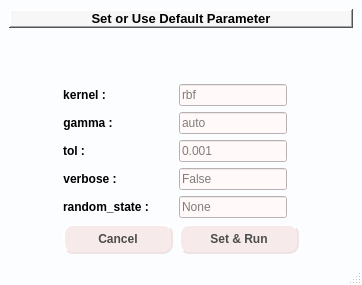
<?xml version="1.0" encoding="UTF-8"?>
<ui version="4.0">
 <class>FormSetParamSVC</class>
 <widget class="QMainWindow" name="FormSetParamSVC">
  <property name="geometry">
   <rect>
    <x>0</x>
    <y>0</y>
    <width>362</width>
    <height>285</height>
   </rect>
  </property>
  <property name="windowTitle">
   <string>SVC</string>
  </property>
  <property name="styleSheet">
   <string notr="true">QMainWindow{

background-color:#fcfdff;

}</string>
  </property>
  <widget class="QWidget" name="centralwidget">
   <layout class="QHBoxLayout" name="horizontalLayout">
    <item>
     <layout class="QVBoxLayout" name="verticalLayout_8">
      <item>
       <widget class="QLabel" name="label_10">
        <property name="font">
         <font>
          <pointsize>10</pointsize>
          <weight>75</weight>
          <italic>false</italic>
          <bold>true</bold>
          <underline>false</underline>
          <strikeout>false</strikeout>
         </font>
        </property>
        <property name="styleSheet">
         <string notr="true">QLabel{

background-color:#f7f7f7;
}</string>
        </property>
        <property name="frameShape">
         <enum>QFrame::WinPanel</enum>
        </property>
        <property name="frameShadow">
         <enum>QFrame::Raised</enum>
        </property>
        <property name="text">
         <string>Set or Use Default Parameter</string>
        </property>
        <property name="alignment">
         <set>Qt::AlignCenter</set>
        </property>
       </widget>
      </item>
      <item>
       <spacer name="verticalSpacer">
        <property name="orientation">
         <enum>Qt::Vertical</enum>
        </property>
        <property name="sizeHint" stdset="0">
         <size>
          <width>20</width>
          <height>40</height>
         </size>
        </property>
       </spacer>
      </item>
      <item>
       <layout class="QHBoxLayout" name="horizontalLayout_15">
        <item>
         <spacer name="horizontalSpacer_2">
          <property name="orientation">
           <enum>Qt::Horizontal</enum>
          </property>
          <property name="sizeType">
           <enum>QSizePolicy::MinimumExpanding</enum>
          </property>
          <property name="sizeHint" stdset="0">
           <size>
            <width>40</width>
            <height>20</height>
           </size>
          </property>
         </spacer>
        </item>
        <item>
         <layout class="QFormLayout" name="formLayout">
          <property name="fieldGrowthPolicy">
           <enum>QFormLayout::FieldsStayAtSizeHint</enum>
          </property>
          <item row="0" column="0">
           <widget class="QLabel" name="label_5">
            <property name="font">
             <font>
              <weight>75</weight>
              <bold>true</bold>
             </font>
            </property>
            <property name="text">
             <string>kernel :</string>
            </property>
            <property name="alignment">
             <set>Qt::AlignCenter</set>
            </property>
            <property name="indent">
             <number>15</number>
            </property>
           </widget>
          </item>
          <item row="0" column="1">
           <widget class="QLineEdit" name="txtKernel">
            <property name="font">
             <font>
              <weight>50</weight>
              <bold>false</bold>
             </font>
            </property>
            <property name="styleSheet">
             <string notr="true">QLineEdit{
background-color:rgb(255, 249, 249);
}</string>
            </property>
            <property name="placeholderText">
             <string>rbf</string>
            </property>
           </widget>
          </item>
          <item row="1" column="0">
           <widget class="QLabel" name="label_6">
            <property name="font">
             <font>
              <weight>75</weight>
              <bold>true</bold>
             </font>
            </property>
            <property name="text">
             <string>gamma :</string>
            </property>
            <property name="alignment">
             <set>Qt::AlignCenter</set>
            </property>
            <property name="indent">
             <number>15</number>
            </property>
           </widget>
          </item>
          <item row="1" column="1">
           <widget class="QLineEdit" name="txtGamma">
            <property name="font">
             <font>
              <weight>50</weight>
              <bold>false</bold>
             </font>
            </property>
            <property name="styleSheet">
             <string notr="true">QLineEdit{
background-color:rgb(255, 249, 249);
}</string>
            </property>
            <property name="placeholderText">
             <string>auto</string>
            </property>
           </widget>
          </item>
          <item row="2" column="0">
           <widget class="QLabel" name="label_7">
            <property name="font">
             <font>
              <weight>75</weight>
              <bold>true</bold>
             </font>
            </property>
            <property name="text">
             <string>tol :</string>
            </property>
            <property name="alignment">
             <set>Qt::AlignCenter</set>
            </property>
            <property name="indent">
             <number>15</number>
            </property>
           </widget>
          </item>
          <item row="2" column="1">
           <widget class="QLineEdit" name="txtTol">
            <property name="font">
             <font>
              <weight>50</weight>
              <bold>false</bold>
             </font>
            </property>
            <property name="styleSheet">
             <string notr="true">QLineEdit{
background-color:rgb(255, 249, 249);
}</string>
            </property>
            <property name="placeholderText">
             <string>0.001</string>
            </property>
           </widget>
          </item>
          <item row="3" column="0">
           <widget class="QLabel" name="label_8">
            <property name="font">
             <font>
              <weight>75</weight>
              <bold>true</bold>
             </font>
            </property>
            <property name="text">
             <string>verbose :</string>
            </property>
            <property name="alignment">
             <set>Qt::AlignCenter</set>
            </property>
            <property name="indent">
             <number>15</number>
            </property>
           </widget>
          </item>
          <item row="3" column="1">
           <widget class="QLineEdit" name="txtVerbose">
            <property name="font">
             <font>
              <weight>50</weight>
              <bold>false</bold>
             </font>
            </property>
            <property name="styleSheet">
             <string notr="true">QLineEdit{
background-color:rgb(255, 249, 249);
}</string>
            </property>
            <property name="placeholderText">
             <string>False</string>
            </property>
           </widget>
          </item>
          <item row="4" column="0">
           <widget class="QLabel" name="label_3">
            <property name="font">
             <font>
              <weight>75</weight>
              <bold>true</bold>
             </font>
            </property>
            <property name="text">
             <string>random_state :</string>
            </property>
           </widget>
          </item>
          <item row="4" column="1">
           <widget class="QLineEdit" name="txtRandomState">
            <property name="font">
             <font>
              <weight>50</weight>
              <bold>false</bold>
             </font>
            </property>
            <property name="styleSheet">
             <string notr="true">QLineEdit{
background-color:rgb(255, 249, 249);
}</string>
            </property>
            <property name="placeholderText">
             <string>None</string>
            </property>
           </widget>
          </item>
          <item row="5" column="1">
           <widget class="QPushButton" name="btnSetParamSVC">
            <property name="minimumSize">
             <size>
              <width>120</width>
              <height>30</height>
             </size>
            </property>
            <property name="font">
             <font>
              <weight>75</weight>
              <bold>true</bold>
             </font>
            </property>
            <property name="cursor">
             <cursorShape>PointingHandCursor</cursorShape>
            </property>
            <property name="styleSheet">
             <string notr="true">QPushButton {
    background-color:#f7eaea;
    color: #4c4c4c;
    border: 2px #efe3e3;
	border-style: outset;
	border-radius:10px
}

QPushButton:hover {background-color:#f7efef;}
</string>
            </property>
            <property name="text">
             <string>Set &amp;&amp; Run</string>
            </property>
            <property name="icon">
             <iconset>
              <normaloff>Icons/run.png</normaloff>Icons/run.png</iconset>
            </property>
            <property name="iconSize">
             <size>
              <width>18</width>
              <height>18</height>
             </size>
            </property>
           </widget>
          </item>
          <item row="5" column="0">
           <widget class="QPushButton" name="btnCancel">
            <property name="minimumSize">
             <size>
              <width>110</width>
              <height>30</height>
             </size>
            </property>
            <property name="font">
             <font>
              <weight>75</weight>
              <bold>true</bold>
             </font>
            </property>
            <property name="cursor">
             <cursorShape>PointingHandCursor</cursorShape>
            </property>
            <property name="styleSheet">
             <string notr="true">QPushButton {
    background-color:#f7eaea;
    color: #4c4c4c;
    border: 2px #efe3e3;
	border-style: outset;
	border-radius:10px
}

QPushButton:hover {background-color:#f7efef;}
</string>
            </property>
            <property name="text">
             <string>Cancel</string>
            </property>
            <property name="icon">
             <iconset>
              <normaloff>Icons/cancel.png</normaloff>Icons/cancel.png</iconset>
            </property>
            <property name="iconSize">
             <size>
              <width>12</width>
              <height>12</height>
             </size>
            </property>
           </widget>
          </item>
         </layout>
        </item>
        <item>
         <spacer name="horizontalSpacer_3">
          <property name="orientation">
           <enum>Qt::Horizontal</enum>
          </property>
          <property name="sizeType">
           <enum>QSizePolicy::MinimumExpanding</enum>
          </property>
          <property name="sizeHint" stdset="0">
           <size>
            <width>40</width>
            <height>20</height>
           </size>
          </property>
         </spacer>
        </item>
       </layout>
      </item>
     </layout>
    </item>
   </layout>
  </widget>
  <widget class="QStatusBar" name="statusbar"/>
 </widget>
 <resources/>
 <connections/>
</ui>
